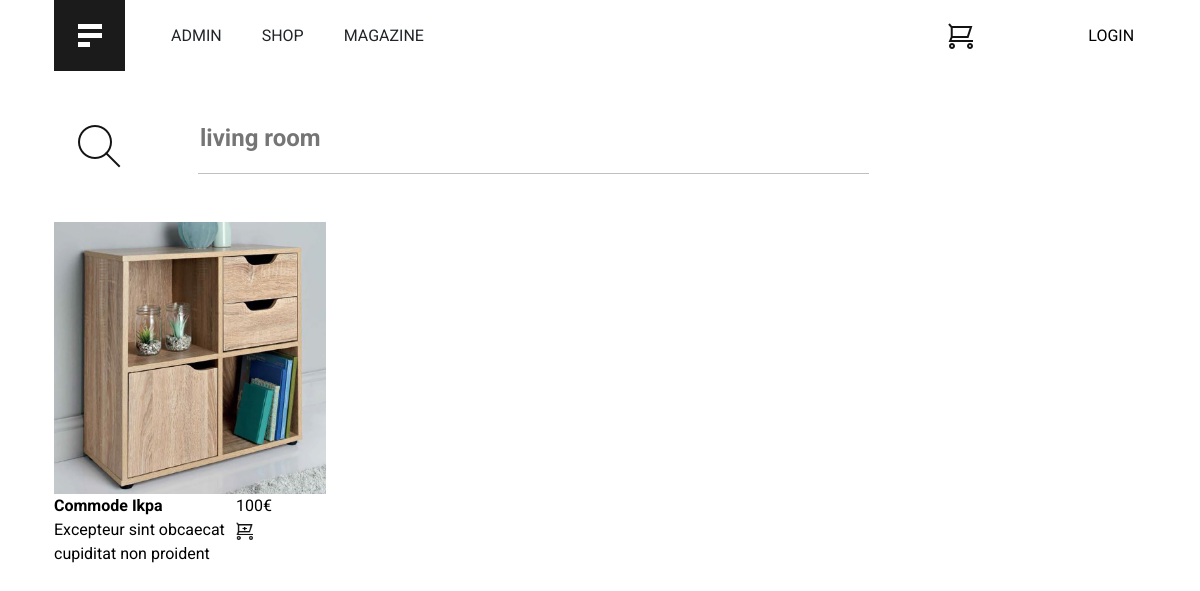
Page /index.php?terme=Commode Ikpa on the committed database.
### tables this page shows
CREATE TABLE IF NOT EXISTS `products` (
  `id` int(11) NOT NULL AUTO_INCREMENT,
  `name` varchar(255) NOT NULL DEFAULT '0',
  `price` int(11) NOT NULL DEFAULT '0',
  `category_id` int(11) NOT NULL DEFAULT '0',
  `descript` varchar(256) NOT NULL,
  PRIMARY KEY (`id`)
);

### function.php (called while the page is built, shortened)
<?php
function index_productSearch($conn){
    if (isset($_GET['terme'])){
    $query = "SELECT * FROM `products` WHERE `name` LIKE '%". $_GET['terme'] ."%'";
    $result = mysqli_query($conn,$query);
    return $result;
    }
}
?>

### index.php (the view, shortened to what this page needs)
<!DOCTYPE html>
<html lang="fr" class="no-js sg" dir="ltr">
    <head>
        <link rel="stylesheet" href="style.css" type="text/css">
        <link href="https://cdn.jsdelivr.net/npm/bootstrap@5.1.3/dist/css/bootstrap.min.css" rel="stylesheet">
    </head>
<body>
<div class="container">
    <div class="container header">
        <div class="header"><div class="logo"><a href="index.php"><img src="img/Logo.png" class="logo"></a></div></div>
        <div class="header">
            <div class="navigation" aria-label="Accès rapides">
                <ul class="navigation__list navigation__list--inline">
                    <li><a href="admin.php" class="navigation__link">ADMIN</a></li>
                    <li><a href="#" class="navigation__link">SHOP</a></li>
                    <li><a href="#" class="navigation__link">MAGAZINE</a></li>
                </ul>
            </div>
        </div>
        <div class="header panier">
            <div class="panier"><img src="img/CartButton.png"></div>
            <div class="txt">&nbsp;<?php
            if (isset($_SESSION["usermane"])){?>
                <a href="signin.php" class="txt">LOGOUT</a><?php
            }else{?>
                <a href="signin.php" class="txt">LOGIN</a><?php
            }?></div>
        </div>
    </div>
    <div class="container vert">
        <div class="vert loupe"><img src="img/Search.png"></div>
        <div class="vert">
            <form action="index.php" method="get">
            <div class="vert"><input type="search" name="terme" class="search" placeholder="living room">
            <hr class="hr">
            </div>
        </div>
    </div>
    <div class="container centre">
    <?php
        include_once('function.php');
        include_once('config.php');
        $arraySearch = index_productSearch($conn);
    ?>
        <?php
        if (isset($_GET['terme'])){
            foreach ($arraySearch as $value){
            ?>
                <div class="item fiche">
                    <img src="img/<?php echo $value['id']; ?>.jpg">
                    <div class="txt">
                        <div class="texte"><b>
                        <?php echo $value['name']; ?>
                        </b><br><?php echo $value['descript']; ?></div>
                        <div class="panierAdd"><?php echo $value['price']; ?>€<br><img src="img/CartButtonAdd.png" class="panierAdd"></div>
                    </div>
                </div>
            <?php
            }
        }
        ?>
    </div>
    <div class="container page">
        <div class="page">&nbsp;</div>
    </div>
</div>
</body>
</html>

### style.css (style rules this page uses)
.logo { display: grid; gap: 1.5em; margin-right: 15px; padding: 0; width: 71; }
.container { display: grid; }
.item { min-width: 80px; min-height: 50px; }
.header { grid-template-columns: auto 4fr 1fr; align-content: center; vertical-align: bottom; align-items: center; }
.navigation { display: grid; gap: 0.5em; }
.navigation__list { font-family: Roboto; display: grid; grid: repeat(1, 20%) / auto-flow auto; justify-content: left; list-style: none; margin: 0; padding: 0; }
.navigation__list--inline { display: grid; gap: 0.5em; }
.navigation__link { color: inherit; display: grid; padding-inline: 1em; text-decoration: none; }
.panier { display: grid; grid: repeat(1, 20%) / auto-flow auto; font-family: Roboto; }
.txt { font-size: 0.8em; }
.centre { grid-template-columns: 1fr 1fr 1fr 1fr; grid-auto-flow: row dense; }
.vert { grid-template-columns: auto 3fr 1fr; align-content: center; vertical-align: bottom; align-items: center; margin: 1em; }
.loupe { margin: 1.5em; margin-right: 45px; }
.search { font-family: Roboto; font-size: 1.5em; font-weight: 700; color: black; border: hidden; border: 0 }
.hr { color: #000; margin-block-end: unset; border-style: solid; }
.fiche { margin: 0,9em; }
.fiche img { width: 17em; }
.panierAdd { width: 17px !important; }
.txt { display: grid; grid-template-columns: 2fr 1fr; font-family: Roboto; font-size: 1.0em; text-decoration: none; color: #000; }
.page { grid-template-columns: 3fr 1fr; min-height: 50px; }

### rows in the picture
products: name "Commode Ikpa", descript "Excepteur sint obcaecat cupiditat non proident", price "100"
